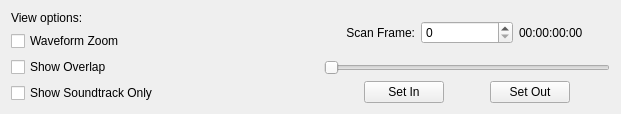
    <widget class="QWidget" name="horizontalLayoutWidget_2">
     <property name="geometry">
      <rect>
       <x>28</x>
       <y>440</y>
       <width>621</width>
       <height>114</height>
      </rect>
     </property>
     <layout class="QHBoxLayout" name="horizontalLayout_3">
      <item>
       <layout class="QVBoxLayout" name="viewOptionsLayout">
        <item>
         <widget class="QLabel" name="label_3">
          <property name="text">
           <string>View options:</string>
          </property>
          <property name="alignment">
           <set>Qt::AlignLeading|Qt::AlignLeft|Qt::AlignVCenter</set>
          </property>
         </widget>
        </item>
        <item>
         <widget class="QCheckBox" name="waveformZoomCheckBox">
          <property name="text">
           <string>Waveform Zoom</string>
          </property>
         </widget>
        </item>
        <item>
         <widget class="QCheckBox" name="showOverlapCheckBox">
          <property name="text">
           <string>Show Overlap</string>
          </property>
         </widget>
        </item>
        <item>
         <widget class="QCheckBox" name="showSoundtrackOnlyCheckBox">
          <property name="text">
           <string>Show Soundtrack Only</string>
          </property>
         </widget>
        </item>
        <item>
         <spacer name="verticalSpacer">
          <property name="orientation">
           <enum>Qt::Vertical</enum>
          </property>
          <property name="sizeHint" stdset="0">
           <size>
            <width>20</width>
            <height>40</height>
           </size>
          </property>
         </spacer>
        </item>
       </layout>
      </item>
      <item>
       <spacer name="horizontalSpacer_2">
        <property name="orientation">
         <enum>Qt::Horizontal</enum>
        </property>
        <property name="sizeHint" stdset="0">
         <size>
          <width>40</width>
          <height>20</height>
         </size>
        </property>
       </spacer>
      </item>
      <item>
       <layout class="QVBoxLayout" name="frameNumberLayout">
        <item>
         <layout class="QHBoxLayout" name="horizontalLayout_2">
          <item>
           <widget class="QLabel" name="label_5">
            <property name="sizePolicy">
             <sizepolicy hsizetype="Preferred" vsizetype="Preferred">
              <horstretch>0</horstretch>
              <verstretch>0</verstretch>
             </sizepolicy>
            </property>
            <property name="text">
             <string>Scan Frame:</string>
            </property>
            <property name="alignment">
             <set>Qt::AlignRight|Qt::AlignTrailing|Qt::AlignVCenter</set>
            </property>
           </widget>
          </item>
          <item>
           <widget class="QSpinBox" name="frame_numberSpinBox">
            <property name="maximum">
             <number>99999</number>
            </property>
           </widget>
          </item>
          <item>
           <widget class="QLabel" name="frameNumberTimeCodeLabel">
            <property name="text">
             <string>00:00:00:00</string>
            </property>
           </widget>
          </item>
         </layout>
        </item>
        <item>
         <widget class="QSlider" name="playSlider">
          <property name="sizePolicy">
           <sizepolicy hsizetype="Expanding" vsizetype="Fixed">
            <horstretch>0</horstretch>
            <verstretch>0</verstretch>
           </sizepolicy>
          </property>
          <property name="maximum">
           <number>0</number>
          </property>
          <property name="orientation">
           <enum>Qt::Horizontal</enum>
          </property>
         </widget>
        </item>
        <item>
         <layout class="QHBoxLayout" name="horizontalLayout_4">
          <item>
           <spacer name="horizontalSpacer_3">
            <property name="orientation">
             <enum>Qt::Horizontal</enum>
            </property>
            <property name="sizeHint" stdset="0">
             <size>
              <width>40</width>
              <height>20</height>
             </size>
            </property>
           </spacer>
          </item>
          <item>
           <widget class="QPushButton" name="markinButton">
            <property name="text">
             <string>Set In</string>
            </property>
           </widget>
          </item>
          <item>
           <spacer name="horizontalSpacer">
            <property name="orientation">
             <enum>Qt::Horizontal</enum>
            </property>
            <property name="sizeHint" stdset="0">
             <size>
              <width>40</width>
              <height>20</height>
             </size>
            </property>
           </spacer>
          </item>
          <item>
           <widget class="QPushButton" name="markoutButton">
            <property name="text">
             <string>Set Out</string>
            </property>
           </widget>
          </item>
          <item>
           <spacer name="horizontalSpacer_4">
            <property name="orientation">
             <enum>Qt::Horizontal</enum>
            </property>
            <property name="sizeHint" stdset="0">
             <size>
              <width>40</width>
              <height>20</height>
             </size>
            </property>
           </spacer>
          </item>
         </layout>
        </item>
       </layout>
      </item>
     </layout>
    </widget>
